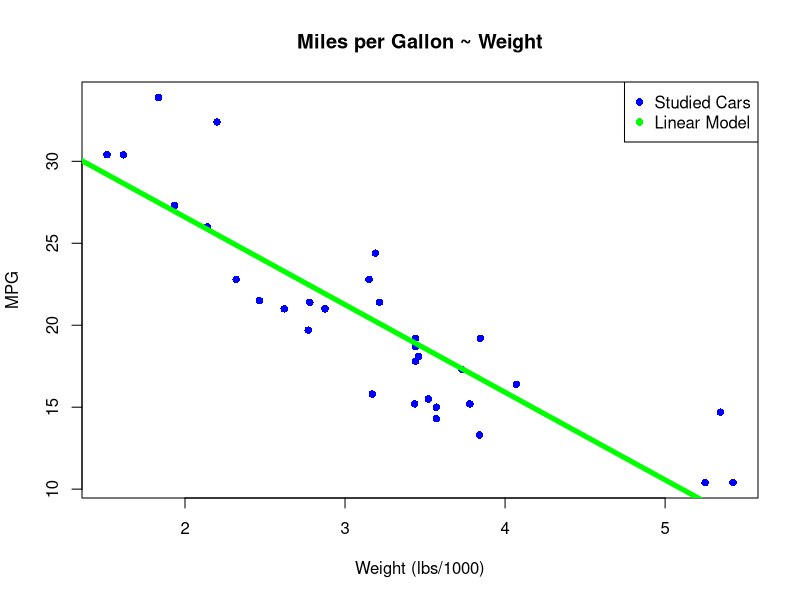

Recreate this plot in R.
## ---- chunk 1
  data(mtcars)
  model <- lm(mpg ~ wt, mtcars)
  # Plotting Elements
  plot(mpg ~ wt, mtcars,
       col = 'blue', pch = 16, lwd = 3,
       #xlim = c(lowerX,higherX), ylim = c(lowerY,higherY),
       xlab = 'Weight (lbs/1000)', ylab = 'MPG', main = 'Miles per Gallon ~ Weight')
  abline(model, col = 'green', lwd = 5)
  legend('topright', c('Studied Cars','Linear Model'), pch = 16, col = c('blue','green'))
## ---- chunk 2
data(mtcars)
fit <- lm(mpg ~ wt, mtcars)
summary(fit)$coefficients
